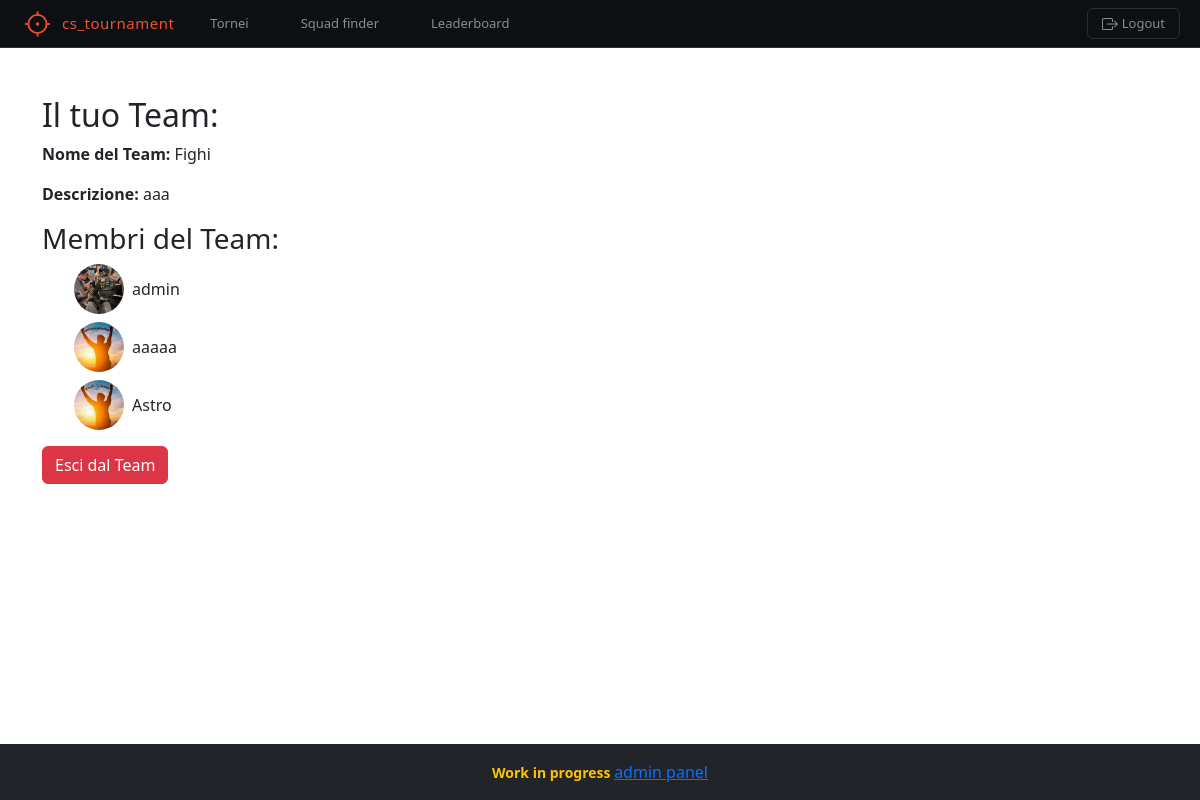
The page /teams/list/ (signed in) on the database as committed earlier.
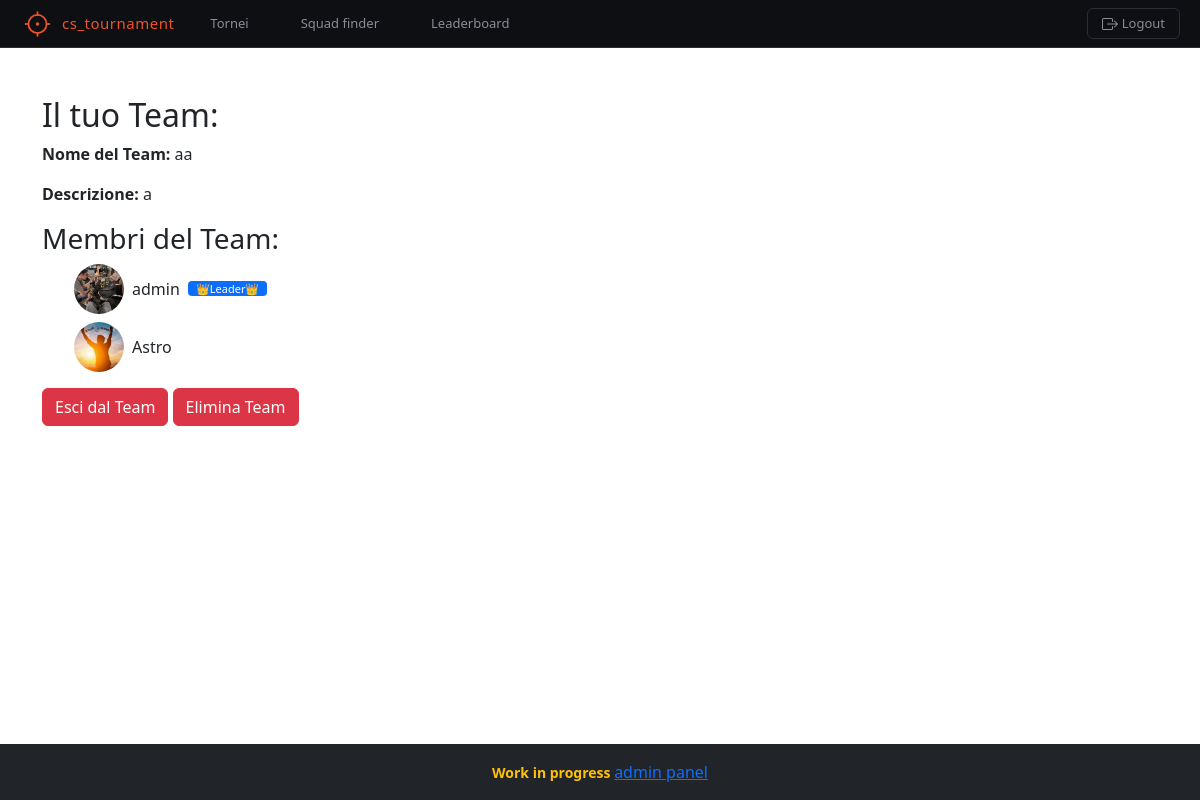
The same page on the database as committed later.
### teams/models.py (models this page shows, shortened)
class Team(models.Model):
    name = models.CharField(max_length=100, unique=True)
    description = models.TextField(blank=True, null=True)
    icon = models.ImageField(upload_to='team_icons/', default='team_icons/default.png')
    members = models.ManyToManyField(User, related_name='teams')
    leader = models.ForeignKey(User, on_delete=models.SET_NULL, null=True, blank=True, related_name='led_teams')
    class Meta:
        ordering = ['-name']

### core/models.py (models this page shows, shortened)
class User(AbstractUser):
    paese = models.CharField(max_length=100, blank=True, null=True)
    phone_number = models.CharField(max_length=20, blank=True, null=True)
    profile_picture = models.ImageField(upload_to='profile_pictures/', default='profile_pictures/default.png')
    steam_url = models.URLField(blank=True, null=True)
    class Meta:
        ordering = ['-username']

### teams/views.py (the view)
# urls.py: path('list/', TeamListView.as_view(), name='team_list'),
class TeamListView(TemplateView):
    template_name = 'teams/team_list.html'
    def get_context_data(self, **kwargs):
        context = super().get_context_data(**kwargs)
        context['team'] = self.request.user.teams.first()
        return context

### core/context_processors.py (called while the page is built)
def debug_processor(request):
    return {
        "debug": settings.DEBUG
    }

### teams/templates/teams/team_list.html (shortened to what this page needs)
{% extends 'base.html' %}
{% block content %}
<div class="container mt-5">
    {% if team %}
        <h2>Il tuo Team:</h2>
        <p><strong>Nome del Team:</strong> {{ team.name }}</p>
        <p><strong>Descrizione:</strong> {{ team.description }}</p>
        <h3>Membri del Team:</h3>
        <ul>
            {% for member in team.members.all %}
                <li class="d-flex align-items-center gap-2 mb-2">
                    {% if member.profile_picture %}
                        <img src="{{ member.profile_picture.url }}" alt="{{ member.username }}" width="50" height="50" class="rounded-circle" style="object-fit: cover;">
                    {% endif %}
                    <span>{{ member.username }}</span>
                    {% if member == team.leader %}
                        <span class="badge bg-primary">👑Leader👑</span>
                    {% endif %}
                </li>
            {% endfor %}
        </ul>
        <a href="{% url 'exit_team' %}" class="btn btn-danger">Esci dal Team</a>
        {% if team.leader == user %}
            <a href="{% url 'delete_team' %}" class="btn btn-danger">Elimina Team</a>
        {% endif %}
    {% else %}
        <p>Non sei ancora in un team. <a href="/teams/create/">Crea un team ora!</a></p>
    {% endif %}
</div>
{% endblock %}

Rows that differ between the two databases and show on the page:
removed Team: name "Fighi", description "aaa"
no longer on this page (row unchanged): User: profile_picture (picture), username "aaaaa"
added Team: name "aa", description "a"
changed User "admin": now shows "👑Leader👑"
Other text that changed with them:
text now shown: "Elimina Team"
